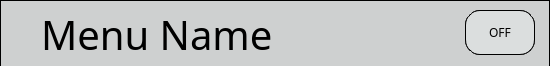
   <widget class="QFrame" name="frame_title">
    <property name="geometry">
     <rect>
      <x>150</x>
      <y>10</y>
      <width>550</width>
      <height>66</height>
     </rect>
    </property>
    <property name="minimumSize">
     <size>
      <width>550</width>
      <height>66</height>
     </size>
    </property>
    <property name="maximumSize">
     <size>
      <width>550</width>
      <height>66</height>
     </size>
    </property>
    <property name="font">
     <font>
      <family>NanumGothic</family>
     </font>
    </property>
    <property name="styleSheet">
     <string notr="true">background:#CED0D0;
border: 1px solid black;</string>
    </property>
    <property name="frameShape">
     <enum>QFrame::Shape::Box</enum>
    </property>
    <property name="frameShadow">
     <enum>QFrame::Shadow::Plain</enum>
    </property>
    <widget class="QLabel" name="label_title">
     <property name="geometry">
      <rect>
       <x>1</x>
       <y>1</y>
       <width>548</width>
       <height>66</height>
      </rect>
     </property>
     <property name="sizePolicy">
      <sizepolicy hsizetype="Preferred" vsizetype="Preferred">
       <horstretch>0</horstretch>
       <verstretch>0</verstretch>
      </sizepolicy>
     </property>
     <property name="font">
      <font>
       <family>NanumGothic</family>
       <pointsize>30</pointsize>
       <bold>false</bold>
      </font>
     </property>
     <property name="styleSheet">
      <string notr="true">QLabel{
	color:#000000;
	border: none;
}
</string>
     </property>
     <property name="text">
      <string>Menu Name</string>
     </property>
     <property name="alignment">
      <set>Qt::AlignmentFlag::AlignLeading|Qt::AlignmentFlag::AlignLeft|Qt::AlignmentFlag::AlignVCenter</set>
     </property>
     <property name="indent">
      <number>40</number>
     </property>
    </widget>
    <widget class="QPushButton" name="button_on">
     <property name="geometry">
      <rect>
       <x>465</x>
       <y>10</y>
       <width>70</width>
       <height>45</height>
      </rect>
     </property>
     <property name="font">
      <font>
       <family>NanumGothic</family>
      </font>
     </property>
     <property name="styleSheet">
      <string notr="true">background:#DBDEDE;
border:1px solid black;
border-radius:15px;</string>
     </property>
     <property name="text">
      <string>ON</string>
     </property>
    </widget>
    <widget class="QPushButton" name="button_off">
     <property name="geometry">
      <rect>
       <x>465</x>
       <y>10</y>
       <width>70</width>
       <height>45</height>
      </rect>
     </property>
     <property name="font">
      <font>
       <family>NanumGothic</family>
      </font>
     </property>
     <property name="styleSheet">
      <string notr="true">background:#DBDEDE;
border:1px solid black;
border-radius:15px;</string>
     </property>
     <property name="text">
      <string>OFF</string>
     </property>
    </widget>
   </widget>
